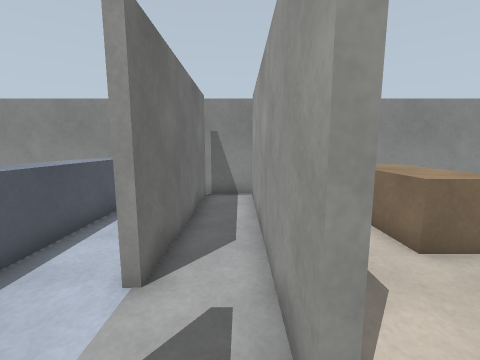
View 1 (above)

24 first-person views from a walk through a world built for the Gazebo simulator. The camera is 1.1 m above the floor, tilts 8° down and sees 90° across. The floor is counted in squares, 0.5 m on a side. Each view is taken from the middle of a square. On the plan, view 1 faces up. The plan holds only what a view shows up to about 16 squares ahead; the rest is blank. The place goes on beyond the plan.

View 2
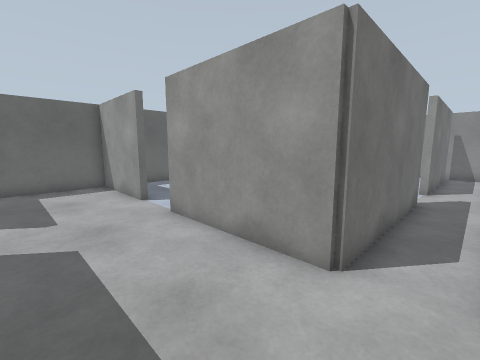

View 3
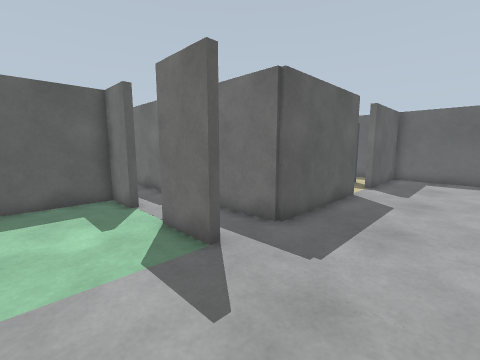

View 4
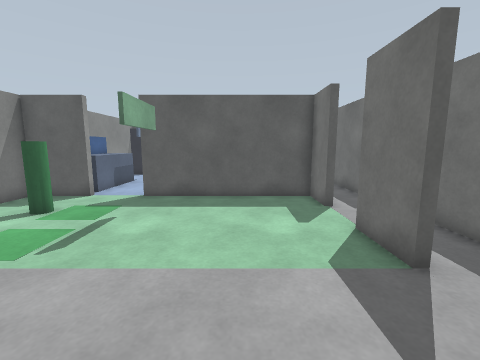

View 5
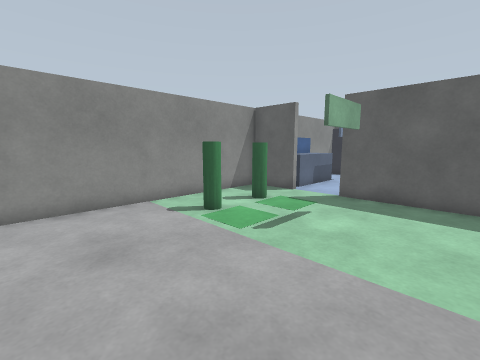

View 6
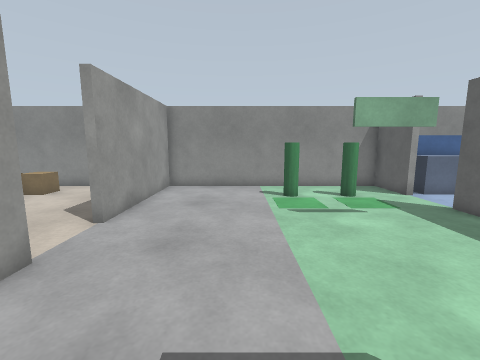

View 7
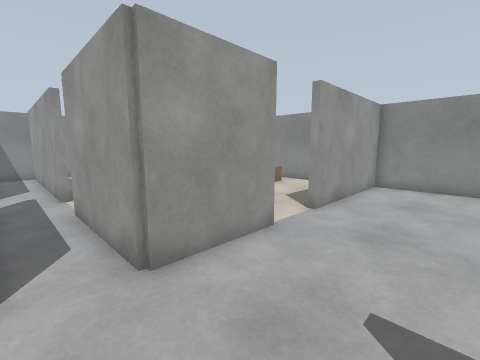

View 8
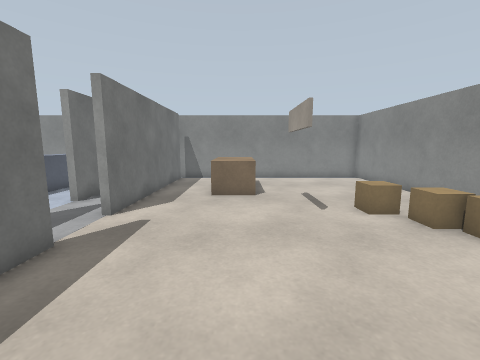

View 9
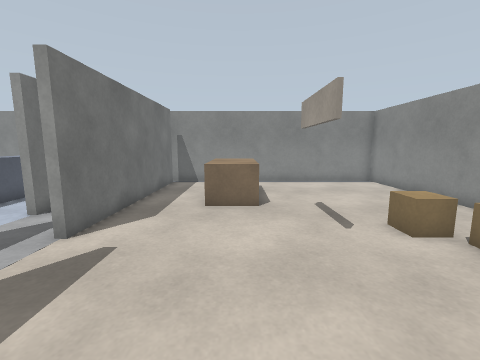

View 10
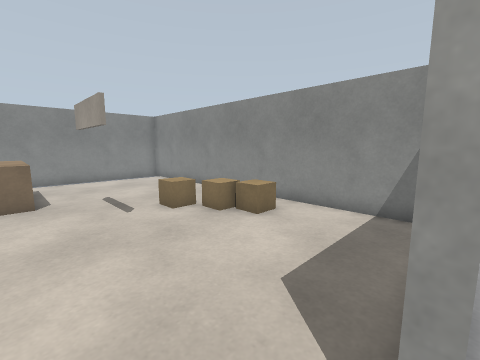

View 11
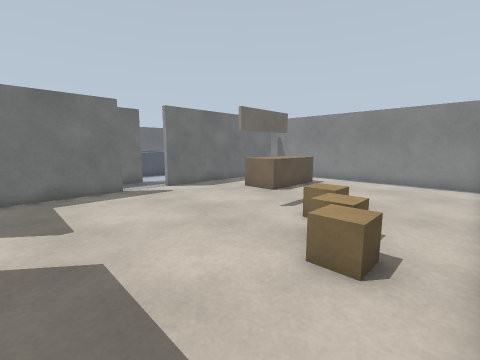

View 12
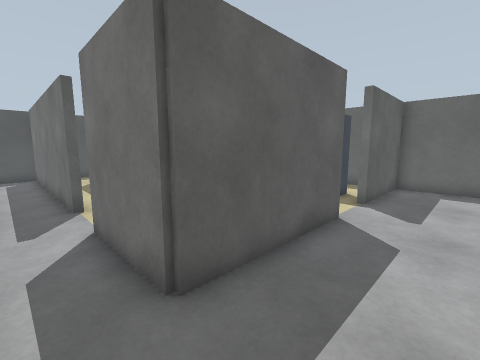

View 13
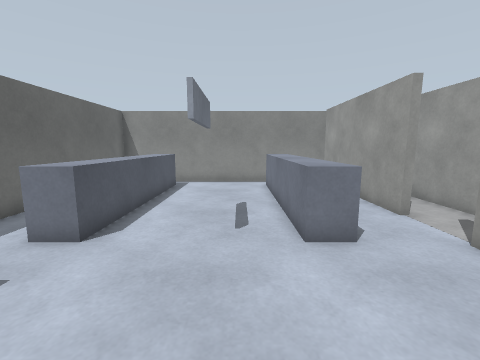

View 14
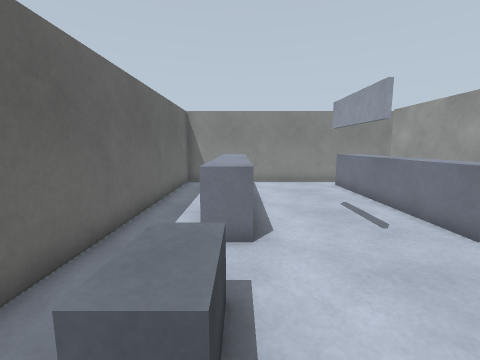

View 15
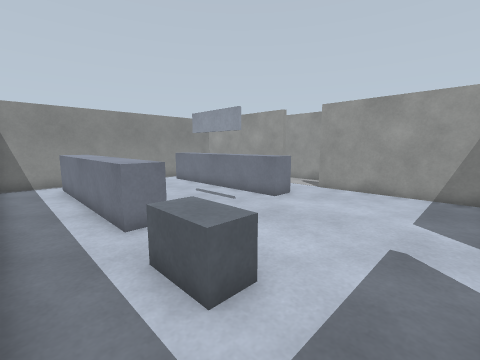

View 16
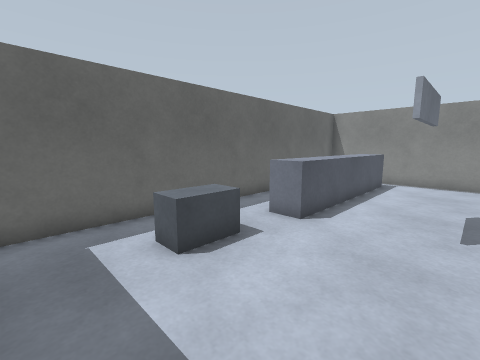

View 17
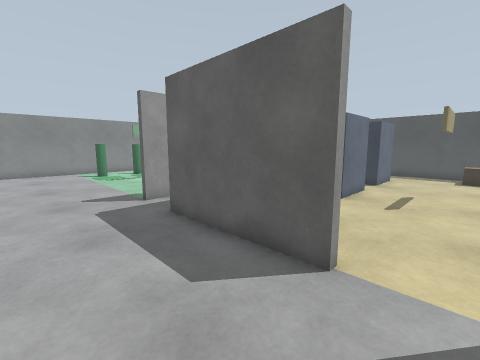

View 18
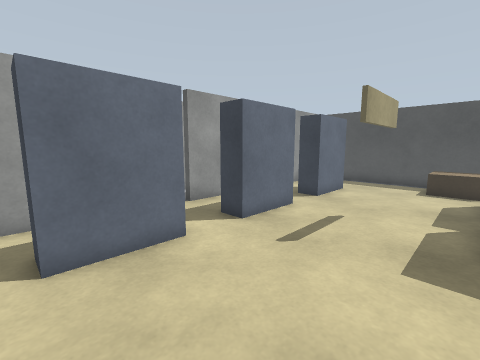

View 19
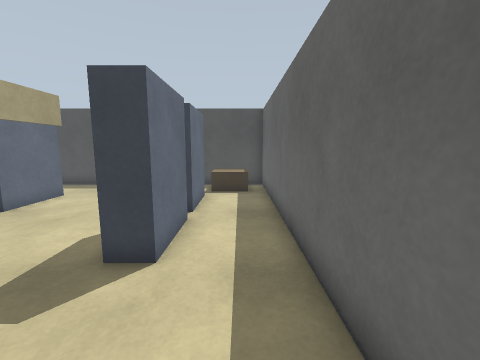

View 20
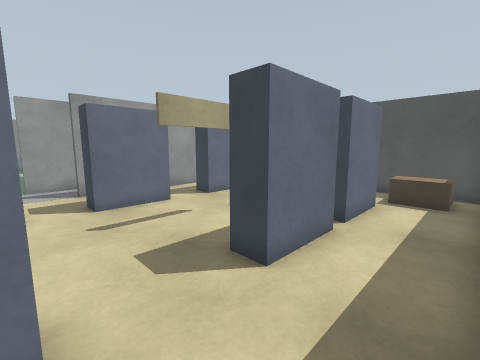

View 21
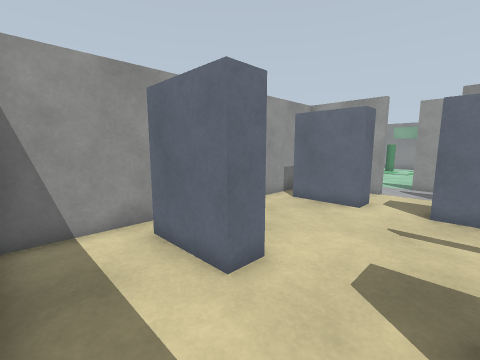

View 22
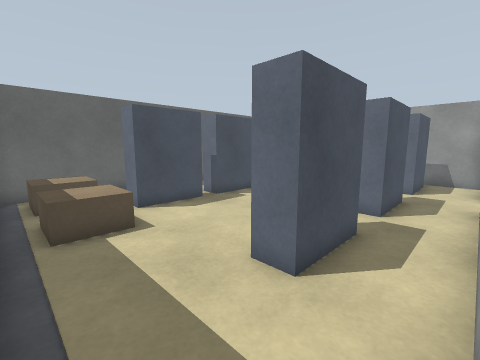

View 23
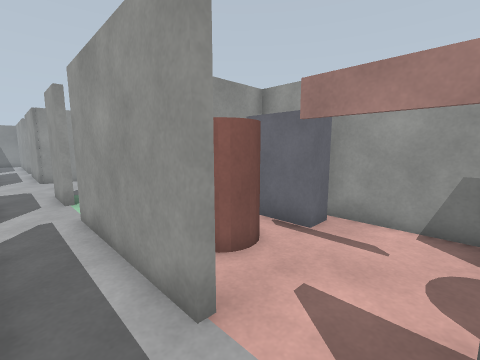

View 24
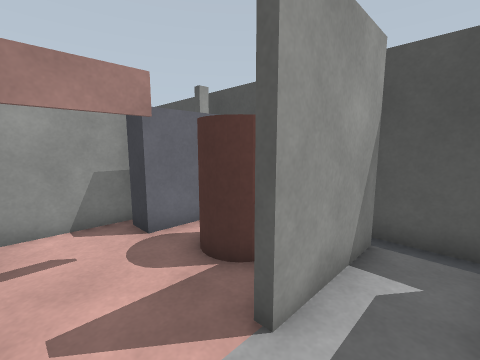

### Floor plan
Points are (right, up) in squares from view 1. A wall is a line through its corners. A room is listed if a view was taken in it or the views show most of it. See-through windows are left out.
Room 1 (views 1, 2, 3, 4, 5, 6, 7, 8, 10, 12, 17)
walls: (0.9, -11) (0.9, -13.4); (4.4, -6.1) (0.6, -6.1) (0.6, -0.9); (0.6, -13.4) (0.6, -11); (0.9, -15.6) (0.9, -17.6) (8.4, -17.6); (-1.8, -15) (-1.8, -14.4); (-1.6, -17.2) (-1.6, -21.4); (-7.3, -11.4) (-7.3, -10.9) (-1.6, -10.9) (-1.6, -15); (0.6, 1.4) (0.6, 10.8); (-1.6, 1.1) (-1.6, -6.1) (-7.4, -6.1); (10.6, -17.6) (13.4, -17.6) (13.4, -6.1) (6.6, -6.1); (-9.7, -5.6) (-9.7, -6.1) (-14.3, -6.1) (-14.3, -10.9) (-9.6, -10.9); (0.6, -21.8) (0.6, -15.6); (-1.6, 10.8) (-1.6, 3.4); (1.4, 11.4) (-2.6, 11.4)
ways out: opening at (1, 0.5) to room 2; opening at (1, 11) to room 2; opening at (5.5, -6) to room 2; opening at (-8.5, -6) to room 3; opening at (-2, 2.5) to room 3; opening at (-8.5, -11) to room 4; opening at (-2, -16) to room 4; opening at (-0.5, -21) to room 5; opening at (9.5, -18)
objects: sign (7, -15) to (7, -13); green cylinder (11, -15); green cylinder (11, -12)
Room 2 (views 9, 11)
walls: (0.9, -0.9) (0.9, -5.1); (0.9, 10.8) (0.9, 1.5); (13.4, -4.9) (13.4, 11.4) (1.4, 11.4)
ways out: opening at (1, 0.5) to room 1; opening at (1, 11) to room 1; opening at (5.5, -6) to room 1
objects: brown box (4, 5) to (5, 8); sign (7, 1) to (7, 4); crate (9, 2) to (10, 2); crate (10, 0) to (11, 1); crate (11, -1) to (12, 0)
Room 3 (views 13, 14, 15, 16)
walls: (-1.8, 3.4) (-1.8, 10.8); (-2.6, 11.4) (-14.3, 11.4) (-14.3, -5.2); (-1.8, -5.1) (-1.8, 1.1)
ways out: opening at (-8.5, -6) to room 1; opening at (-2, 2.5) to room 1
objects: conveyor (-12, -2) to (-11, -1); grey box (-12, 2) to (-11, 9); sign (-8, 1) to (-8, 4); grey box (-5, 2) to (-5, 9)
Room 4 (views 18, 19, 20, 21)
walls: (-14.3, -15.1) (-14.3, -28.4) (-2.4, -28.4); (-1.8, -19) (-1.8, -17.2); (-10.9, -11.3) (-14.2, -11.3); (-14.3, -12.8) (-14.3, -13.5); (-1.8, -25.5) (-1.8, -21.6); (-1.8, -12.5) (-1.8, -11.8); (-1.9, -11.3) (-5.6, -11.3)
ways out: opening at (-8.5, -11) to room 1; opening at (-2, -16) to room 1; opening at (-2, -28) to room 5
objects: pallet (-13, -27) to (-12, -26); grey box (-11, -24) to (-11, -22); grey box (-11, -21) to (-11, -19); grey box (-11, -15) to (-11, -13); pallet (-10, -27) to (-9, -26); sign (-8, -21) to (-8, -18); grey box (-5, -24) to (-4, -22); grey box (-5, -20) to (-4, -17); grey box (-5, -15) to (-4, -13)
Room 5 (views 22, 23, 24)
walls: (0.6, -27.8) (0.6, -24); (4.5, -28.4) (5.4, -28.4); (6.3, -24.5) (6.3, -21.5); (-1.6, -21.4) (-1.6, -27.8); (-2.4, -28.4) (0.8, -28.4)
ways out: opening at (-0.5, -21) to room 1; opening at (-2, -28) to room 4; opening at (3.5, -20.5)
objects: red cylinder (2, -26) to (3, -25); sign (4, -24) to (4, -22); cabinet (5, -27) to (6, -25)

Positions as (right, up) in squares from view 1, and headings:
1: (0, 0), facing up
2: (0, -10), facing up-left
3: (4, -7), facing down-left
4: (4, -7), facing down
5: (4, -7), facing down-right
6: (0, -10), facing right
7: (-1, -10), facing up-right
8: (5, -6), facing up
9: (5, -4), facing up
10: (5, -6), facing up-right
11: (13, -5), facing up-left
12: (0, -8), facing down-left
13: (-7, -4), facing up
14: (-11, -4), facing up
15: (-14, -5), facing up-right
16: (-7, -5), facing up-left
17: (-9, -7), facing down-right
18: (-10, -12), facing down-right
19: (-13, -14), facing down
20: (-14, -15), facing down-right
21: (-14, -18), facing up-right
22: (-2, -28), facing up-left
23: (-1, -24), facing up-right
24: (-1, -22), facing down-right
